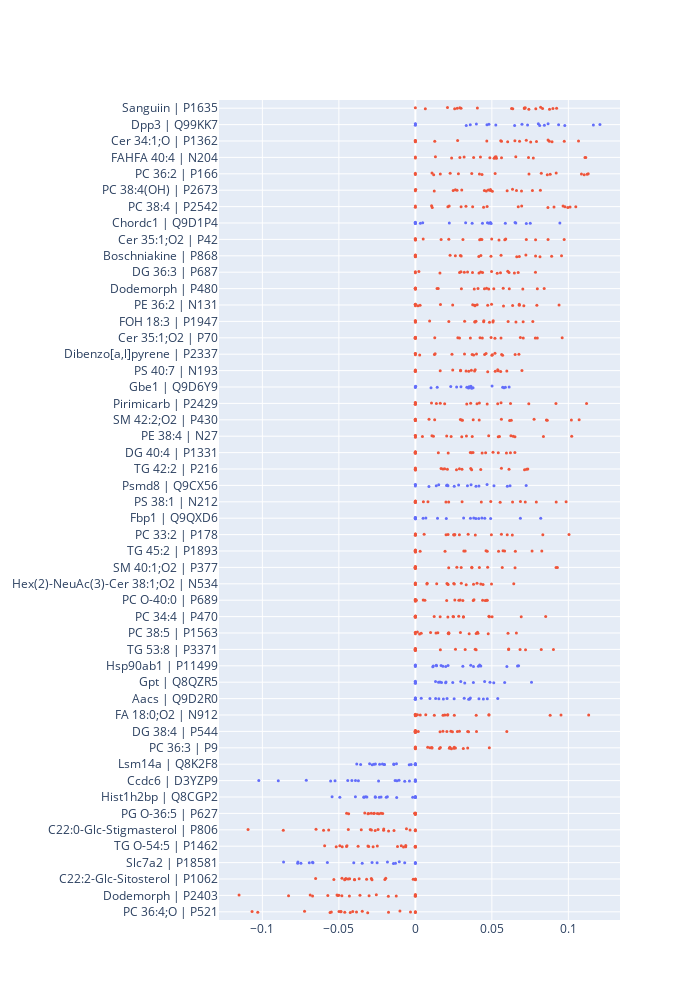

Notebook source saved alongside this figure:
### Code cell
fig = go.Figure()

[
    fig.add_trace(go.Box(
        x=coefs,
        name=f"{shortName.loc[feature, 'shortName']} | {feature}",
        marker_color=palette[0] if shortName.loc[feature, 'type']=='q' else palette[1],
        legendgroup=0 if shortName.loc[feature, 'type']=='q' else 1,
        showlegend=False,boxpoints='all',pointpos = 0,    line = dict(color = 'rgba(0,0,0,0)'),
    fillcolor = 'rgba(0,0,0,0)', marker_size=3
    ))
    for feature, coefs in tmp.items()
]

# fig.update_xaxes(range=(-0.5,0.5))
fig.update_yaxes(showgrid=True)
fig.update_layout(height=1000, width=700)
fig.show()

with open('Coef_distribution.html', 'w') as f:
    f.write(fig.to_html(full_html=False, include_plotlyjs='cdn', default_height='50%', default_width='80%'))

### Figure 1 — Plotly figure (JSON) as saved in the notebook; plotly's stock layout.template omitted (floating-point values rounded to 4 significant figures)
{"data": [{"boxpoints": "all", "fillcolor": "rgba(0,0,0,0)", "legendgroup": "1", "line": {"color": "rgba(0,0,0,0)"}, "marker": {"color": "#EF553B", "size": 3}, "name": "PC 36:4;O | P521", "pointpos": 0, "showlegend": false, "type": "box", "x": [-0.0101, -0.04615, -0.05492, -0.04859, -0.1067, -0.03115, -0.04873, -0.00317, -0.0347, -0.01756, -0.0409, -0.04256, -0.07243, 0, -0.03845, 0, -0.05576, 0, -0.103, -0.04991]}, {"boxpoints": "all", "fillcolor": "rgba(0,0,0,0)", "legendgroup": "1", "line": {"color": "rgba(0,0,0,0)"}, "marker": {"color": "#EF553B", "size": 3}, "name": "Dodemorph | P2403", "pointpos": 0, "showlegend": false, "type": "box", "x": [-0.02552, -0.04804, -0.0125, -0.1152, -0.04312, -0.0507, 0, -0.01764, -0.05721, -0.05122, -0.03024, -0.06873, -0.03622, 0, -0.08288, 0, -0.05003, 0, -0.06718, 0]}, {"boxpoints": "all", "fillcolor": "rgba(0,0,0,0)", "legendgroup": "1", "line": {"color": "rgba(0,0,0,0)"}, "marker": {"color": "#EF553B", "size": 3}, "name": "C22:2-Glc-Sitosterol | P1062", "pointpos": 0, "showlegend": false, "type": "box", "x": [-0.02835, -0.04581, -0.0454, -0.0652, -0.03981, -0.02881, -0.03674, 0, -0.04393, -0.0397, -0.04797, -0.03187, -0.04296, 0, -0.01936, -0.01994, -0.04622, 0, -0.05327, -0.001406]}, {"boxpoints": "all", "fillcolor": "rgba(0,0,0,0)", "legendgroup": "0", "line": {"color": "rgba(0,0,0,0)"}, "marker": {"color": "#636EFA", "size": 3}, "name": "Slc7a2 | P18581", "pointpos": 0, "showlegend": false, "type": "box", "x": [-0.0769, -0.07676, 0, -0.01825, -0.006972, -0.06721, -0.01433, -0.025, -0.04027, -0.05749, -0.06696, -0.0748, -0.03475, 0, -0.06933, -0.0283, -0.08615, -0.013, 0, -0.01051]}, {"boxpoints": "all", "fillcolor": "rgba(0,0,0,0)", "legendgroup": "1", "line": {"color": "rgba(0,0,0,0)"}, "marker": {"color": "#EF553B", "size": 3}, "name": "TG O-54:5 | P1462", "pointpos": 0, "showlegend": false, "type": "box", "x": [-0.04937, -0.009227, -0.02761, -0.03741, -0.03051, -0.006297, -0.05175, 0, -0.02487, -0.04499, -0.01168, -0.0447, -0.007764, 0, -0.05929, 0, -0.006283, 0, -0.031, -0.0478]}, {"boxpoints": "all", "fillcolor": "rgba(0,0,0,0)", "legendgroup": "1", "line": {"color": "rgba(0,0,0,0)"}, "marker": {"color": "#EF553B", "size": 3}, "name": "C22:0-Glc-Stigmasterol | P806", "pointpos": 0, "showlegend": false, "type": "box", "x": [-0.003476, -0.02067, -0.02947, -0.02626, -0.005829, -0.02437, -0.1094, -0.03535, -0.08631, -0.06001, -0.0287, -0.01396, -0.06493, 0, 0, -0.02075, -0.05667, 0, -0.04381, -0.0175]}, {"boxpoints": "all", "fillcolor": "rgba(0,0,0,0)", "legendgroup": "1", "line": {"color": "rgba(0,0,0,0)"}, "marker": {"color": "#EF553B", "size": 3}, "name": "PG O-36:5 | P627", "pointpos": 0, "showlegend": false, "type": "box", "x": [0, 0, 0, -0.02384, -0.04494, -0.0004761, -0.02883, -0.02247, -0.03306, -0.03098, 0, -0.03058, 0, 0, -0.02683, 0, -0.02134, -0.02725, -0.04362, -0.02486]}, {"boxpoints": "all", "fillcolor": "rgba(0,0,0,0)", "legendgroup": "0", "line": {"color": "rgba(0,0,0,0)"}, "marker": {"color": "#636EFA", "size": 3}, "name": "Hist1h2bp | Q8CGP2", "pointpos": 0, "showlegend": false, "type": "box", "x": [-0.01831, -0.03367, -0.05444, 0, -0.001747, -0.0224, -0.02625, -0.03919, 0, -0.03167, -0.03247, -0.01904, -0.0236, 0, 0, -0.03363, -0.01219, 0, -0.04937, -0.02612]}, {"boxpoints": "all", "fillcolor": "rgba(0,0,0,0)", "legendgroup": "0", "line": {"color": "rgba(0,0,0,0)"}, "marker": {"color": "#636EFA", "size": 3}, "name": "Ccdc6 | D3YZP9", "pointpos": 0, "showlegend": false, "type": "box", "x": [0, -0.04151, -0.0121, -0.05249, -0.1023, -0.02405, -0.01067, 0, 0, -0.03723, -0.05539, -0.07128, -0.006949, 0, -0.03914, 0, -0.01323, -0.04418, -0.08959, -0.003893]}, {"boxpoints": "all", "fillcolor": "rgba(0,0,0,0)", "legendgroup": "0", "line": {"color": "rgba(0,0,0,0)"}, "marker": {"color": "#636EFA", "size": 3}, "name": "Lsm14a | Q8K2F8", "pointpos": 0, "showlegend": false, "type": "box", "x": [0, -0.02703, 0, -0.02822, -0.01235, -0.02337, -0.004019, -0.002769, -0.02025, -0.02026, -0.02991, -0.03829, -0.01414, 0, -0.03577, 0, -0.02154, -0.01404, -0.02611, 0]}, {"boxpoints": "all", "fillcolor": "rgba(0,0,0,0)", "legendgroup": "1", "line": {"color": "rgba(0,0,0,0)"}, "marker": {"color": "#EF553B", "size": 3}, "name": "PC 36:3 | P9", "pointpos": 0, "showlegend": false, "type": "box", "x": [0.03134, 0, 0.0342, 0.02255, 0.01636, 0.01571, 0.02224, 0.008053, 0, 0.0254, 0, 0.02358, 0.0262, 0.04834, 0.01087, 0, 0, 0.01076, 0.02523, 0.009579]}, {"boxpoints": "all", "fillcolor": "rgba(0,0,0,0)", "legendgroup": "1", "line": {"color": "rgba(0,0,0,0)"}, "marker": {"color": "#EF553B", "size": 3}, "name": "DG 38:4 | P544", "pointpos": 0, "showlegend": false, "type": "box", "x": [0.03418, 0.01801, 0, 0, 0, 0.02321, 0.05976, 0.02424, 0.01613, 0.03995, 0.02744, 0.02058, 0.03476, 0, 0, 0.001894, 0.02881, 0, 0, 0]}, {"boxpoints": "all", "fillcolor": "rgba(0,0,0,0)", "legendgroup": "1", "line": {"color": "rgba(0,0,0,0)"}, "marker": {"color": "#EF553B", "size": 3}, "name": "FA 18:0;O2 | N912", "pointpos": 0, "showlegend": false, "type": "box", "x": [0.006794, 0.02123, 0.01806, 0.08809, 0, 0.003212, 0.04809, 0, 0.1133, 0.02547, 0.001384, 0.0124, 0.01926, 0, 0.09519, 0.0004427, 0.02097, 0, 0.03977, 0.04808]}, {"boxpoints": "all", "fillcolor": "rgba(0,0,0,0)", "legendgroup": "0", "line": {"color": "rgba(0,0,0,0)"}, "marker": {"color": "#636EFA", "size": 3}, "name": "Aacs | Q9D2R0", "pointpos": 0, "showlegend": false, "type": "box", "x": [0.03596, 0.03549, 0.003824, 0.01832, 0.03481, 0.04702, 0, 0, 0, 0.02534, 0.03192, 0.04444, 0.009516, 0.01536, 0.05386, 0, 0, 0.04156, 0.01324, 0.02072]}, {"boxpoints": "all", "fillcolor": "rgba(0,0,0,0)", "legendgroup": "0", "line": {"color": "rgba(0,0,0,0)"}, "marker": {"color": "#636EFA", "size": 3}, "name": "Gpt | Q8QZR5", "pointpos": 0, "showlegend": false, "type": "box", "x": [0.05125, 0.01317, 0.0759, 0.03793, 0.01711, 0.01606, 0.02968, 0, 0, 0.04877, 0.01514, 0.0323, 0, 0.01978, 0.02444, 0.02004, 0, 0, 0.04528, 0.05836]}, {"boxpoints": "all", "fillcolor": "rgba(0,0,0,0)", "legendgroup": "0", "line": {"color": "rgba(0,0,0,0)"}, "marker": {"color": "#636EFA", "size": 3}, "name": "Hsp90ab1 | P11499", "pointpos": 0, "showlegend": false, "type": "box", "x": [0.05982, 0.01984, 0.06746, 0.03104, 0.01171, 0.01796, 0.03799, 0.01387, 0, 0.04199, 0.01679, 0.0362, 0.01138, 0.02135, 0.04276, 0.01365, 0, 0, 0.04121, 0.06676]}, {"boxpoints": "all", "fillcolor": "rgba(0,0,0,0)", "legendgroup": "1", "line": {"color": "rgba(0,0,0,0)"}, "marker": {"color": "#EF553B", "size": 3}, "name": "TG 53:8 | P3371", "pointpos": 0, "showlegend": false, "type": "box", "x": [0.03912, 0.08229, 0, 0, 0, 0.072, 0, 0.03256, 0, 0.03971, 0.09023, 0.06089, 0.01633, 0, 0, 0.02622, 0.06842, 0.06102, 0, 0]}, {"boxpoints": "all", "fillcolor": "rgba(0,0,0,0)", "legendgroup": "1", "line": {"color": "rgba(0,0,0,0)"}, "marker": {"color": "#EF553B", "size": 3}, "name": "PC 38:5 | P1563", "pointpos": 0, "showlegend": false, "type": "box", "x": [0.06057, 0.009949, 0.03516, 0.0147, 0.002745, 0.02945, 0.04059, 0.06602, 0, 0.04762, 0.003822, 0.03974, 0.04092, 0.001326, 0.01349, 0, 0.02188, 0.02177, 0.02151, 0.02183]}, {"boxpoints": "all", "fillcolor": "rgba(0,0,0,0)", "legendgroup": "1", "line": {"color": "rgba(0,0,0,0)"}, "marker": {"color": "#EF553B", "size": 3}, "name": "PC 34:4 | P470", "pointpos": 0, "showlegend": false, "type": "box", "x": [0, 0.03137, 0, 0.08518, 0.02835, 0.04834, 0.01231, 0, 0.06918, 0.02463, 0.03143, 0.02125, 0.04807, 0, 0.05013, 0, 0.0162, 0, 0.02493, 0]}, {"boxpoints": "all", "fillcolor": "rgba(0,0,0,0)", "legendgroup": "1", "line": {"color": "rgba(0,0,0,0)"}, "marker": {"color": "#EF553B", "size": 3}, "name": "PC O-40:0 | P689", "pointpos": 0, "showlegend": false, "type": "box", "x": [0.02577, 0.03782, 0, 0, 0, 0.04701, 0.04654, 0, 0.02843, 0.03831, 0.04569, 0.02928, 0.04395, 0.0006877, 0.02048, 0.005108, 0.03105, 0.006218, 0, 0]}, {"boxpoints": "all", "fillcolor": "rgba(0,0,0,0)", "legendgroup": "1", "line": {"color": "rgba(0,0,0,0)"}, "marker": {"color": "#EF553B", "size": 3}, "name": "Hex(2)-NeuAc(3)-Cer 38:1;O2 | N534", "pointpos": 0, "showlegend": false, "type": "box", "x": [0.04977, 0.04278, 0.04423, 0.0214, 0, 0.0403, 0.01395, 0, 0.03002, 0.02105, 0.0251, 0.00755, 0.038, 0, 0.02546, 0.0643, 0.02063, 0, 0.007698, 0.03322]}, {"boxpoints": "all", "fillcolor": "rgba(0,0,0,0)", "legendgroup": "1", "line": {"color": "rgba(0,0,0,0)"}, "marker": {"color": "#EF553B", "size": 3}, "name": "SM 40:1;O2 | P377", "pointpos": 0, "showlegend": false, "type": "box", "x": [0.04723, 0, 0.05679, 0.02179, 0, 0, 0.04185, 0.09281, 0, 0.06515, 0, 0.03696, 0, 0, 0.02996, 0, 0, 0.0271, 0.03689, 0.09197]}, {"boxpoints": "all", "fillcolor": "rgba(0,0,0,0)", "legendgroup": "1", "line": {"color": "rgba(0,0,0,0)"}, "marker": {"color": "#EF553B", "size": 3}, "name": "TG 45:2 | P1893", "pointpos": 0, "showlegend": false, "type": "box", "x": [0.04696, 0, 0.06536, 0, 0.01939, 0, 0.05834, 0.07626, 0, 0.05436, 0, 0.03255, 0, 0.03165, 0.003114, 0, 0, 0.05729, 0.04617, 0.08265]}, {"boxpoints": "all", "fillcolor": "rgba(0,0,0,0)", "legendgroup": "1", "line": {"color": "rgba(0,0,0,0)"}, "marker": {"color": "#EF553B", "size": 3}, "name": "PC 33:2 | P178", "pointpos": 0, "showlegend": false, "type": "box", "x": [0.06004, 0.02549, 0.0345, 0.0258, 0, 0.02877, 0.06336, 0.1004, 0.02135, 0.04968, 0.02006, 0.03916, 0.08331, 0, 0.005729, 0, 0.05625, 0, 0.025, 0]}, {"boxpoints": "all", "fillcolor": "rgba(0,0,0,0)", "legendgroup": "0", "line": {"color": "rgba(0,0,0,0)"}, "marker": {"color": "#636EFA", "size": 3}, "name": "Fbp1 | Q9QXD6", "pointpos": 0, "showlegend": false, "type": "box", "x": [0.005055, 0.04536, 0.0414, 0.036, 0.08193, 0.03155, 0, 0, 0, 0.02021, 0.0492, 0.03956, 0, 0, 0.03818, 0.01446, 0, 0.006849, 0.06865, 0.04348]}, {"boxpoints": "all", "fillcolor": "rgba(0,0,0,0)", "legendgroup": "1", "line": {"color": "rgba(0,0,0,0)"}, "marker": {"color": "#EF553B", "size": 3}, "name": "PS 38:1 | N212", "pointpos": 0, "showlegend": false, "type": "box", "x": [0.04311, 0, 0.09205, 0.09853, 0.02179, 0, 0.07907, 0.01997, 0.06868, 0.03054, 0, 0.008227, 0.06354, 0.00524, 0.04926, 0, 0, 0, 0.07184, 0.05542]}, {"boxpoints": "all", "fillcolor": "rgba(0,0,0,0)", "legendgroup": "0", "line": {"color": "rgba(0,0,0,0)"}, "marker": {"color": "#636EFA", "size": 3}, "name": "Psmd8 | Q9CX56", "pointpos": 0, "showlegend": false, "type": "box", "x": [0.03404, 0.01365, 0.05137, 0.03641, 0.008862, 0.02541, 0.06011, 0.04154, 0.02129, 0.07243, 0.01527, 0.03962, 0, 0, 0.02828, 0.02038, 0, 0.02078, 0.04685, 0.06189]}, {"boxpoints": "all", "fillcolor": "rgba(0,0,0,0)", "legendgroup": "1", "line": {"color": "rgba(0,0,0,0)"}, "marker": {"color": "#EF553B", "size": 3}, "name": "TG 42:2 | P216", "pointpos": 0, "showlegend": false, "type": "box", "x": [0.04274, 0.03621, 0, 0.02687, 0, 0.01802, 0.03047, 0.07134, 0.03678, 0.0612, 0.02881, 0.0735, 0, 0, 0.07263, 0, 0.05624, 0.01681, 0.01915, 0.02095]}, {"boxpoints": "all", "fillcolor": "rgba(0,0,0,0)", "legendgroup": "1", "line": {"color": "rgba(0,0,0,0)"}, "marker": {"color": "#EF553B", "size": 3}, "name": "DG 40:4 | P1331", "pointpos": 0, "showlegend": false, "type": "box", "x": [0, 0.06214, 0, 0.05418, 0.01502, 0.05951, 0, 0, 0.03768, 0.03592, 0.06504, 0.05076, 0.0367, 0, 0.04362, 0, 0.04592, 0, 0.02147, 0]}, {"boxpoints": "all", "fillcolor": "rgba(0,0,0,0)", "legendgroup": "1", "line": {"color": "rgba(0,0,0,0)"}, "marker": {"color": "#EF553B", "size": 3}, "name": "PE 38:4 | N27", "pointpos": 0, "showlegend": false, "type": "box", "x": [0.06509, 0.03031, 0.08369, 0.03716, 0, 0.05497, 0.05416, 0, 0.04793, 0.06245, 0.02048, 0.01181, 0.03337, 0, 0.01083, 0.1022, 0.004609, 0, 0.02336, 0.06396]}, {"boxpoints": "all", "fillcolor": "rgba(0,0,0,0)", "legendgroup": "1", "line": {"color": "rgba(0,0,0,0)"}, "marker": {"color": "#EF553B", "size": 3}, "name": "SM 42:2;O2 | P430", "pointpos": 0, "showlegend": false, "type": "box", "x": [0, 0.08565, 0, 0.04173, 0.01262, 0.0776, 0.03021, 0.02942, 0.08621, 0.06159, 0.102, 0.06271, 0.05623, 0, 0.008931, 0, 0.107, 0.0308, 0.0378, 0]}, {"boxpoints": "all", "fillcolor": "rgba(0,0,0,0)", "legendgroup": "1", "line": {"color": "rgba(0,0,0,0)"}, "marker": {"color": "#EF553B", "size": 3}, "name": "Pirimicarb | P2429", "pointpos": 0, "showlegend": false, "type": "box", "x": [0.01374, 0.01054, 0, 0, 0.03614, 0, 0.1119, 0.09188, 0.056, 0.04183, 0.01628, 0.04694, 0.04029, 0, 0.0336, 0, 0.07414, 0.01916, 0.05383, 0.0622]}, {"boxpoints": "all", "fillcolor": "rgba(0,0,0,0)", "legendgroup": "0", "line": {"color": "rgba(0,0,0,0)"}, "marker": {"color": "#636EFA", "size": 3}, "name": "Gbe1 | Q9D6Y9", "pointpos": 0, "showlegend": false, "type": "box", "x": [0.0377, 0.03509, 0.0613, 0.05014, 0.05885, 0.03475, 0.03679, 0, 0.01426, 0.02314, 0.03532, 0.02981, 0.05792, 0.02696, 0.03632, 0.0001968, 0.01023, 0, 0.05707, 0.03363]}, {"boxpoints": "all", "fillcolor": "rgba(0,0,0,0)", "legendgroup": "1", "line": {"color": "rgba(0,0,0,0)"}, "marker": {"color": "#EF553B", "size": 3}, "name": "PS 40:7 | N193", "pointpos": 0, "showlegend": false, "type": "box", "x": [0.05219, 0.05575, 0.05413, 0.03489, 0, 0.05381, 0.02954, 0, 0.04729, 0.02951, 0.0391, 0.01622, 0.05979, 0, 0.03315, 0.06965, 0.03659, 0, 0.02441, 0.03869]}, {"boxpoints": "all", "fillcolor": "rgba(0,0,0,0)", "legendgroup": "1", "line": {"color": "rgba(0,0,0,0)"}, "marker": {"color": "#EF553B", "size": 3}, "name": "Dibenzo[a,l]pyrene | P2337", "pointpos": 0, "showlegend": false, "type": "box", "x": [0.002833, 0.05701, 0.01292, 0, 0.05001, 0.06767, 0.03212, 0.03806, 0.01248, 0.0462, 0.05639, 0.03711, 0.03993, 0, 0, 0.05029, 0.05204, 0.06518, 0.04528, 0.02393]}, {"boxpoints": "all", "fillcolor": "rgba(0,0,0,0)", "legendgroup": "1", "line": {"color": "rgba(0,0,0,0)"}, "marker": {"color": "#EF553B", "size": 3}, "name": "Cer 35:1;O2 | P70", "pointpos": 0, "showlegend": false, "type": "box", "x": [0, 0.05202, 0, 0, 0.01269, 0.04227, 0.07838, 0.06863, 0.07968, 0.04375, 0.05597, 0.04948, 0.07052, 0, 0.03594, 0, 0.09595, 0.02776, 0.02886, 0]}, {"boxpoints": "all", "fillcolor": "rgba(0,0,0,0)", "legendgroup": "1", "line": {"color": "rgba(0,0,0,0)"}, "marker": {"color": "#EF553B", "size": 3}, "name": "FOH 18:3 | P1947", "pointpos": 0, "showlegend": false, "type": "box", "x": [0, 0.03961, 0, 0.009302, 0.0322, 0.039, 0.07044, 0.05088, 0.06575, 0.04464, 0.05069, 0.04843, 0.06063, 0, 0.02188, 0, 0.07677, 0.04477, 0.03881, 0]}, {"boxpoints": "all", "fillcolor": "rgba(0,0,0,0)", "legendgroup": "1", "line": {"color": "rgba(0,0,0,0)"}, "marker": {"color": "#EF553B", "size": 3}, "name": "PE 36:2 | N131", "pointpos": 0, "showlegend": false, "type": "box", "x": [0.0576, 0.003085, 0.0794, 0.0939, 0.07089, 0.0404, 0.03886, 0, 0.03894, 0.0679, 0.001682, 0.03747, 0, 0.04727, 0.06358, 0.02439, 0, 0.0164, 0.04979, 0.06792]}, {"boxpoints": "all", "fillcolor": "rgba(0,0,0,0)", "legendgroup": "1", "line": {"color": "rgba(0,0,0,0)"}, "marker": {"color": "#EF553B", "size": 3}, "name": "Dodemorph | P480", "pointpos": 0, "showlegend": false, "type": "box", "x": [0, 0.05127, 0, 0, 0.0142, 0.04515, 0.07024, 0.0385, 0.07971, 0.04095, 0.05741, 0.04798, 0.06139, 0, 0.04654, 0, 0.08421, 0.03008, 0.01491, 0]}, {"boxpoints": "all", "fillcolor": "rgba(0,0,0,0)", "legendgroup": "1", "line": {"color": "rgba(0,0,0,0)"}, "marker": {"color": "#EF553B", "size": 3}, "name": "DG 36:3 | P687", "pointpos": 0, "showlegend": false, "type": "box", "x": [0.0341, 0.04391, 0.01607, 0.05564, 0.06721, 0.06121, 0.04268, 0, 0.03197, 0.03734, 0.04979, 0.05348, 0.0785, 0.06472, 0.06039, 0, 0.02888, 0.02978, 0.04157, 0.002301]}, {"boxpoints": "all", "fillcolor": "rgba(0,0,0,0)", "legendgroup": "1", "line": {"color": "rgba(0,0,0,0)"}, "marker": {"color": "#EF553B", "size": 3}, "name": "Boschniakine | P868", "pointpos": 0, "showlegend": false, "type": "box", "x": [0.08145, 0.02613, 0.07857, 0.06793, 0.02994, 0.07224, 0, 0, 0, 0.08907, 0.02269, 0.06626, 0, 0.05599, 0.04283, 0.04147, 0, 0.09553, 0.02941, 0.04942]}, {"boxpoints": "all", "fillcolor": "rgba(0,0,0,0)", "legendgroup": "1", "line": {"color": "rgba(0,0,0,0)"}, "marker": {"color": "#EF553B", "size": 3}, "name": "Cer 35:1;O2 | P42", "pointpos": 0, "showlegend": false, "type": "box", "x": [0, 0.05468, 0, 0.005118, 0.01683, 0.04345, 0.07857, 0.05845, 0.08671, 0.04282, 0.05909, 0.04988, 0.07252, 0, 0.04202, 0, 0.09725, 0.02185, 0.0311, 0]}, {"boxpoints": "all", "fillcolor": "rgba(0,0,0,0)", "legendgroup": "0", "line": {"color": "rgba(0,0,0,0)"}, "marker": {"color": "#636EFA", "size": 3}, "name": "Chordc1 | Q9D1P4", "pointpos": 0, "showlegend": false, "type": "box", "x": [0.0751, 0.07253, 0.0222, 0.003267, 0.03285, 0.0371, 0, 0.06516, 0, 0.04953, 0.06566, 0.09446, 0, 0, 0.0588, 0.004803, 0.04387, 0.04905, 0.04809, 0.04713]}, {"boxpoints": "all", "fillcolor": "rgba(0,0,0,0)", "legendgroup": "1", "line": {"color": "rgba(0,0,0,0)"}, "marker": {"color": "#EF553B", "size": 3}, "name": "PC 38:4 | P2542", "pointpos": 0, "showlegend": false, "type": "box", "x": [0.02211, 0.09775, 0, 0.01104, 0.1049, 0.0469, 0.03307, 0.03744, 0.02988, 0.04459, 0.09653, 0.1011, 0.02125, 0, 0.09061, 0.01059, 0.09962, 0.06948, 0.08663, 0.06723]}, {"boxpoints": "all", "fillcolor": "rgba(0,0,0,0)", "legendgroup": "1", "line": {"color": "rgba(0,0,0,0)"}, "marker": {"color": "#EF553B", "size": 3}, "name": "PC 38:4(OH) | P2673", "pointpos": 0, "showlegend": false, "type": "box", "x": [0.04631, 0.05997, 0, 0.04901, 0.02473, 0.06936, 0.04512, 0.02725, 0.05033, 0.08171, 0.06349, 0.07651, 0.03032, 0, 0.06609, 0.0002396, 0.04767, 0.04905, 0.02615, 0.01234]}, {"boxpoints": "all", "fillcolor": "rgba(0,0,0,0)", "legendgroup": "1", "line": {"color": "rgba(0,0,0,0)"}, "marker": {"color": "#EF553B", "size": 3}, "name": "PC 36:2 | P166", "pointpos": 0, "showlegend": false, "type": "box", "x": [0.07425, 0.1103, 0, 0.01629, 0.03686, 0.09202, 0.02813, 0.02275, 0.04357, 0.08813, 0.113, 0.1123, 0.01085, 0, 0.1085, 0.05214, 0.08231, 0.08623, 0.01197, 0.04186]}, {"boxpoints": "all", "fillcolor": "rgba(0,0,0,0)", "legendgroup": "1", "line": {"color": "rgba(0,0,0,0)"}, "marker": {"color": "#EF553B", "size": 3}, "name": "FAHFA 40:4 | N204", "pointpos": 0, "showlegend": false, "type": "box", "x": [0.04869, 0.05207, 0.02371, 0.06564, 0.03187, 0.053, 0.07394, 0.0131, 0.1114, 0.0563, 0.03809, 0.05146, 0.05236, 0, 0.1109, 0.0291, 0.05273, 0, 0.04251, 0.07708]}, {"boxpoints": "all", "fillcolor": "rgba(0,0,0,0)", "legendgroup": "1", "line": {"color": "rgba(0,0,0,0)"}, "marker": {"color": "#EF553B", "size": 3}, "name": "Cer 34:1;O | P1362", "pointpos": 0, "showlegend": false, "type": "box", "x": [0.01269, 0.08757, 0, 0.02761, 0.0467, 0.07251, 0.07917, 0.07537, 0.06504, 0.06809, 0.09731, 0.08672, 0.08933, 0, 0.0558, 0, 0.1066, 0.0563, 0.06033, 0]}, {"boxpoints": "all", "fillcolor": "rgba(0,0,0,0)", "legendgroup": "0", "line": {"color": "rgba(0,0,0,0)"}, "marker": {"color": "#636EFA", "size": 3}, "name": "Dpp3 | Q99KK7", "pointpos": 0, "showlegend": false, "type": "box", "x": [0.08126, 0.1163, 0.03588, 0, 0.07333, 0.09362, 0.03327, 0.03988, 0, 0.06968, 0.1206, 0.09767, 0.0468, 0, 0.0481, 0.08674, 0.08037, 0.0843, 0.05259, 0.06489]}, {"boxpoints": "all", "fillcolor": "rgba(0,0,0,0)", "legendgroup": "1", "line": {"color": "rgba(0,0,0,0)"}, "marker": {"color": "#EF553B", "size": 3}, "name": "Sanguiin | P1635", "pointpos": 0, "showlegend": false, "type": "box", "x": [0.08313, 0.07418, 0.09231, 0.08187, 0.06286, 0.07117, 0.021, 0.02984, 0, 0.07872, 0.07129, 0.0899, 0.02906, 0.02736, 0.07182, 0.02568, 0.006507, 0.04052, 0.08769, 0.06366]}], "layout": {"height": 1000, "width": 700, "yaxis": {"showgrid": true}}}
